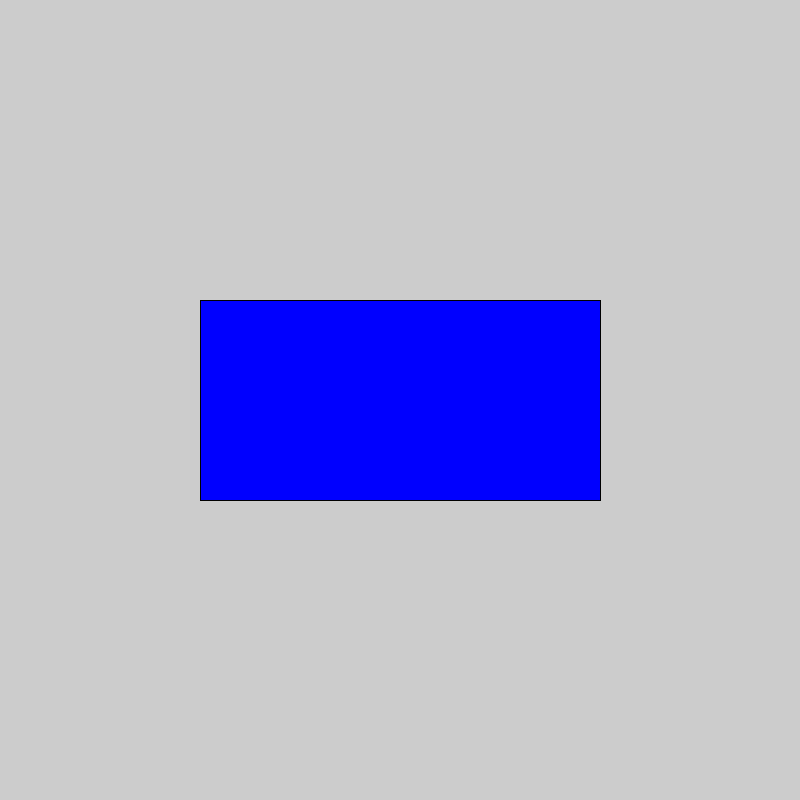
Frame 1 (no input)
Frame 60 (the mouse pressed at the canvas centre just before this capture): identical to frame 1, image omitted
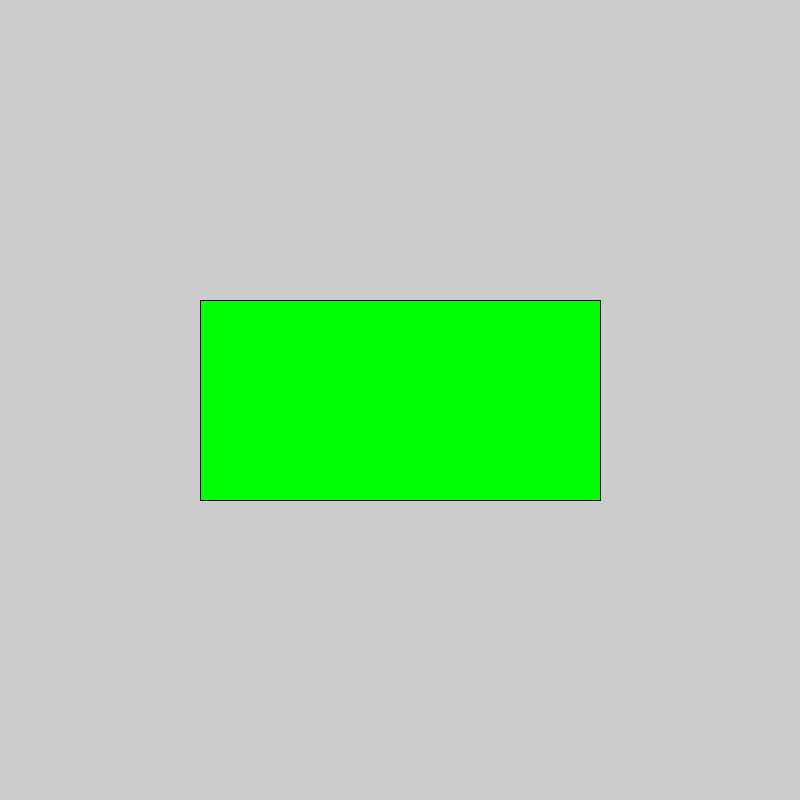
Frame 120 (the mouse held since frame 60 and released just before this capture)

The Processing sketch that drew these frames (run headless with seeded random() and noise(); from frame 60 on, the mouse is pressed at the canvas centre):

// Processing sketch: aufgabe_W_4_14_mausposition
// ── aufgabe_W_4_14_mausposition.pde
public void setup() {
  size(800, 800);
}

public void draw() {
  // Position und Größe des Buttons
  int x = 200;
  int y = 300;
  int w = 400;
  int h = 200;

  // Färbe Rechteck von Mausposition ein
  // Wenn Maus direkt über Rechteck -> Grün
  if (mouseX > x && mouseX < x + w && mouseY > y && mouseY < y + h) {
    fill(0, 255, 0);
  }
  // Sonst Blau
  else {
    fill(0, 0, 255);
  }

  // Zeichne Rechteck
  rect(x, y, w, h);
}
